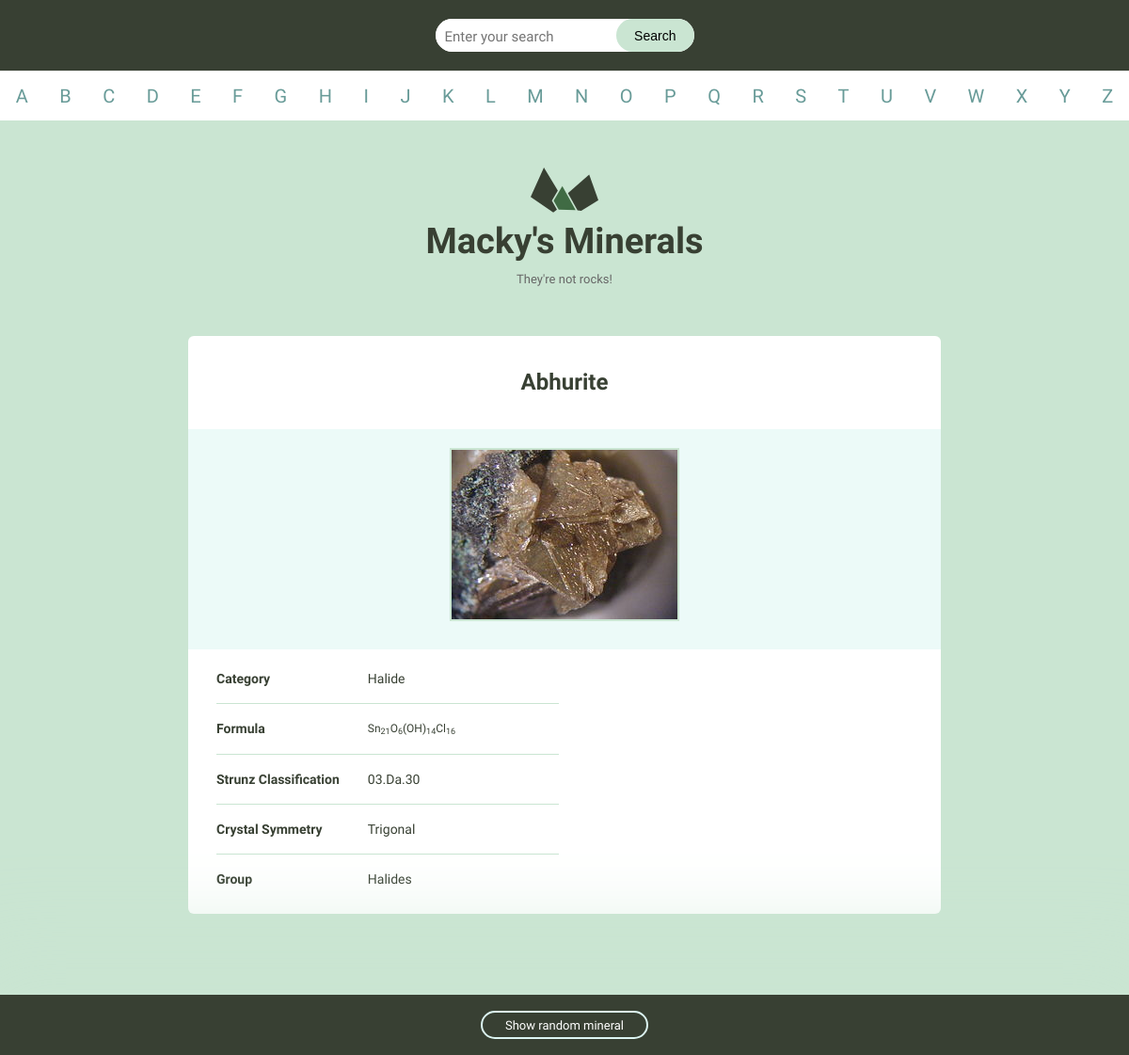
/minerals/abhurite, run on the app's committed database.
### minerals/models.py (models this page shows, shortened)
class Mineral(models.Model):
    name = models.TextField()
    slug = models.TextField()
    image_filename = models.TextField()
    image_caption = models.TextField()
    category = models.TextField()
    formula = models.TextField()
    strunz_classification = models.TextField()
    unit_cell = models.TextField()
    color = models.TextField()
    crystal_habit = models.TextField()
    mohs_scale_hardness = models.TextField()
    crystal_system = models.TextField()
    crystal_symmetry = models.TextField()
    cleavage = models.TextField()
    luster = models.TextField()
    streak = models.TextField()
    diaphaneity = models.TextField()
    optical_properties = models.TextField()
    refractive_index = models.TextField()
    specific_gravity = models.TextField()
    group = models.TextField()
    created_at = models.DateTimeField(auto_now_add=True)
    def __init__(self, *args, **kwargs):
        if 'slug' not in kwargs:
            kwargs['slug'] = slugify(kwargs.get('name', ''))
        super().__init__(*args, **kwargs)

### minerals/views.py (the view)
# urls.py: path('<slug:slug>', views.detail, name='detail'),
def detail(request, slug):
    mineral = Mineral.objects.get(slug=slug)
    return render(request, 'minerals/detail.html', {'mineral': mineral})

### minerals/templates/minerals/detail.html (shortened to what this page needs)
{%extends 'layout.html'%}
{% load static %}
{%block content%}
<h1 class="mineral__name">{{ mineral.name|title }}</h1>
<div class="mineral__image-bg">
    <img class="mineral__image" alt="{{ mineral.caption }}" src="/static/images/{{ mineral.image_filename }}">
    <p class="mineral__caption">{{ mineral.caption }}</p>
</div>
<div class="mineral__table-container">
    <table class="mineral__table">
        <tr>
            <td class="mineral__category">Category</td>
            <td>{{ mineral.category|title }}</td>
        </tr>
        {% if mineral.formula %}
        <tr>
            <td class="mineral__category">Formula</td>
            <td class="mineral__formula">{{ mineral.formula|safe }}</td>
        </tr>
        {% endif %}
        {% if mineral.strunz_classification %}
        <tr>
            <td class="mineral__category">Strunz Classification</td>
            <td>{{mineral.strunz_classification|title}}</td>
        </tr>
        {% endif %}
        {% if mineral.crystal_symmetry %}
        <tr>
            <td class="mineral__category">Crystal Symmetry</td>
            <td>{{mineral.crystal_symmetry|title}}</td>
        </tr>
        {% endif %}
        {% if mineral.group %}
        <tr>
            <td class="mineral__category">Group</td>
            <td>{{mineral.group|title}}</td>
        </tr>
        {% endif %}
    </table>
</div>
{%endblock%}

### assets/css/global.css (style rules this page uses)
html { font-family: sans-serif; -ms-text-size-adjust: 100%; -webkit-text-size-adjust: 100%; }
body { margin: 0; }
h1 { font-size: 2em; margin: 0.67em 0; }
sub { font-size: 75%; line-height: 0; position: relative; vertical-align: baseline; bottom: -0.25em; }
img { border: 0; }
table { border-collapse: collapse; border-spacing: 0; }
td, th { padding: 0; }
html { font-size: 62.5%; }
body { background-color: #CAE5D2; font-size: 1.5em; line-height: 1.6; font-weight: 400; font-family: "Cousine"; color: #666; }
h1, h2, h3, h4, h5, h6 { margin-top: 0; margin-bottom: 2rem; font-weight: bold; font-family: "Work Sans", sans-serif; color: #384033; }
h1 { font-size: 3.8rem; }
@media (min-width: 550px) { h1 { font-size: 3.8rem; } }
p { margin-top: 0; font-size: 1.6rem; }
th, td { padding: 15px; text-align: left; border-bottom: 1px solid #e1e1e1; }
th:first-child, td:first-child { padding-left: 0; }
th:last-child, td:last-child { padding-right: 0; }
table, p, ul { margin-bottom: 2.5rem; }
.mineral__name { display: block; width: 100%; margin: 0; font-size: 24px; padding: 30px 0 30px 0; }
.mineral__image { display: block; margin: 0 auto; border: solid 2px #CAE5D2; }
.mineral__image-bg { background-color: #ecfaf8; padding: 20px 0; }
.mineral__caption { font-size: 12px; font-style: italic; padding: 10px 0 0 0; margin: 0; }
.mineral__table { font-size: 14px; color: #384033; }
.mineral__table td { border-color: #CAE5D2; }
.mineral__table tr:last-of-type td { border-bottom: none; padding-bottom: 0; }
.mineral__table-container { padding: 5px 30px 0; }
.mineral__category { font-weight: bold; width: 40%; }
.mineral__formula { font-size: 12px; }

### data on the page
Mineral: name "Abhurite", image_filename (picture), category "Halide", formula "Sn 21 O 6 (OH) 14 Cl 16", strunz_classification "03.Da.30", crystal_symmetry "Trigonal", group "Halides"

### other printed values
{{ letter|upper }} "A" "B" "C" "D" "E" "F" "G" "H" "I" "J" "K" "L" "M" "N" "O" "P" "Q" "R" "S" "T" "U" "V" "W" "X" "Y" "Z"
